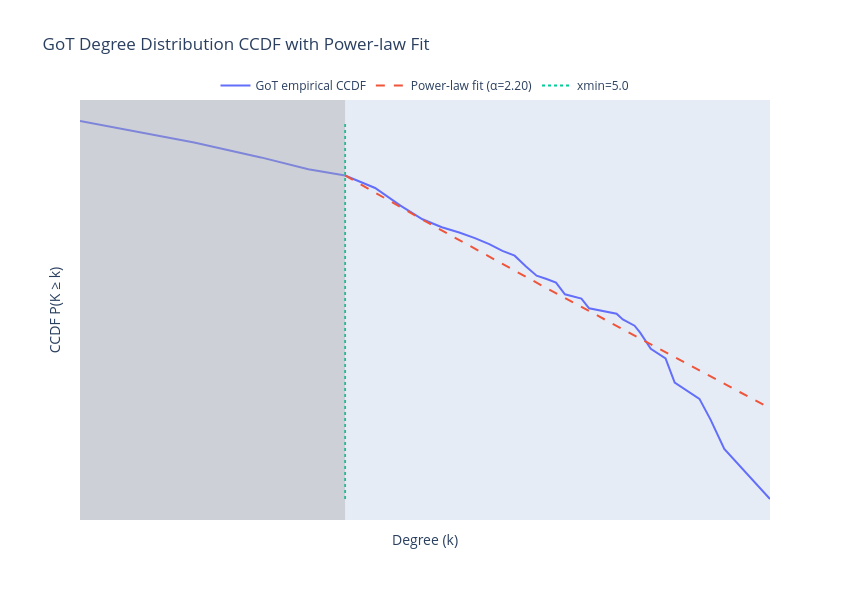

Notebook cell for this chart:
### Markdown cell above
## Part 3 — Estimating the degree exponent on Westeros

### Goal

You want a **defensible** summary of how fast the **right tail** of the degree distribution decays: not by eyeballing a straight line, but with the **same discrete power-law tail machinery** you saw in lecture, implemented here with **`powerlaw.Fit`** on **integer degrees**. The package returns **`power_law.alpha`** (tail exponent) and **`power_law.xmin`** (where the fitted tail starts).

### What to hand in

Fit **`powerlaw.Fit(..., discrete=True)`** on GoT degrees and report **`power_law.alpha`** (tail exponent), **`power_law.xmin`**, and how many degrees fall in the fitted tail (if the object exposes it; otherwise state the count with `k >= xmin` yourself).

Produce a figure that helps a reader see **where** the tail fit lives: e.g. log–log CCDF of the data with the fitted power-law CCDF and a clear mark at the estimated lower cutoff.

End with a short paragraph in **plain language** about **low-degree saturation** or a **high-degree cutoff** if you see them (Amaral-style reading): does the co-occurrence network look like a perfect power law from degree 1 to the maximum, or does the shape bend away in places that matter for interpretation?

**Westeros:** In **three to five sentences**, interpret your fitted **tail** (high-degree end) for a reader who has not seen your plot: if “degree” is “how many distinct characters share at least one co-occurrence window with this name,” does a **heavy tail** suggest **many** barely-connected walk-ons and **few** names that anchor a lot of local scenes, or the opposite? Keep the answer tied to **degrees**, not to plot events you cannot see in the data.

### Code cell
def degree_ccdf(G):
    degrees = np.array([d for _, d in G.degree()])
    values, counts = np.unique(degrees, return_counts=True)

    # CCDF: P(K >= k)
    ccdf = np.cumsum(counts[::-1])[::-1] / counts.sum()
    return values, ccdf

deg_got, ccdf_got = degree_ccdf(G_got)
degrees = np.array([d for _, d in G_got.degree()])

fit = pl.Fit(degrees, discrete=True)

alpha = fit.power_law.alpha
xmin = fit.power_law.xmin

x_fit = np.logspace(
    np.log10(xmin),
    np.log10(deg_got.max()),
    200
)

ccdf_fit_raw = fit.power_law.ccdf(x_fit)
y_at_xmin = ccdf_got[deg_got >= xmin][0]
ccdf_fit = ccdf_fit_raw * y_at_xmin

fig = go.Figure()
fig.add_trace(go.Scatter(
    x=deg_got,
    y=ccdf_got,
    mode='lines',
    name='GoT empirical CCDF',
    line=dict(width=2)
))


fig.add_trace(go.Scatter(
    x=x_fit,
    y=ccdf_fit,
    mode='lines',
    name=f'Power-law fit (α={alpha:.2f})',
    line=dict(dash='dash')
))


fig.add_trace(go.Scatter(
    x=[xmin, xmin],
    y=[min(ccdf_got), 1],
    mode='lines',
    name=f'xmin={xmin}',
    line=dict(dash='dot')
))


fig.add_vrect(
    x0=min(deg_got),
    x1=xmin,
    fillcolor="darkgray",
    opacity=0.4,
    line_width=0,
)

fig.update_xaxes(
    type='log',
    title='Degree (k)',
    showgrid=False,
    zeroline=False,
    showticklabels=False
)

fig.update_yaxes(
    type='log',
    title='CCDF P(K ≥ k)',
    showgrid=False,
    zeroline=False,
    showticklabels=False
)

fig.update_layout(
    title='GoT Degree Distribution CCDF with Power-law Fit',
    width=850,
    height=600,

    legend=dict(
        orientation='h',
        yanchor='bottom',
        y=1,
        xanchor='center',
        x=0.5
    )
)

fig.show()

### Figure 1 — Plotly figure (JSON) as saved in the notebook; plotly's stock layout.template omitted (floating-point values rounded to 4 significant figures; data arrays with more than 128 entries replaced by an {"elided": "..."} marker saying what was removed)
{"data": [{"line": {"width": 2}, "mode": "lines", "name": "GoT empirical CCDF", "type": "scatter", "x": [1, 2, 3, 4, 5, 6, 7, 8, 9, 10, 11, 12, 13, 14, 15, 16, 17, 18, 19, 21, 22, 26, 27, 29, 30, 32, 35, 37, 43, 46, 50, 66], "y": [1.0, 0.7433, 0.6043, 0.5134, 0.4706, 0.3957, 0.3102, 0.2567, 0.2299, 0.2139, 0.1979, 0.1818, 0.1658, 0.1551, 0.1337, 0.1176, 0.1123, 0.107, 0.09091, 0.08556, 0.07487, 0.06952, 0.06417, 0.05882, 0.05348, 0.04278, 0.03743, 0.02674, 0.02139, 0.01604, 0.0107, 0.005348]}, {"line": {"dash": "dash"}, "mode": "lines", "name": "Power-law fit (α=2.20)", "type": "scatter", "x": {"elided": "200 float values"}, "y": {"elided": "200 float values"}}, {"line": {"dash": "dot"}, "mode": "lines", "name": "xmin=5.0", "type": "scatter", "x": [5, 5], "y": [0.005348, 1]}], "layout": {"height": 600, "legend": {"orientation": "h", "x": 0.5, "xanchor": "center", "y": 1, "yanchor": "bottom"}, "shapes": [{"fillcolor": "darkgray", "line": {"width": 0}, "opacity": 0.4, "type": "rect", "x0": 1, "x1": 5, "xref": "x", "y0": 0, "y1": 1, "yref": "y domain"}], "title": {"text": "GoT Degree Distribution CCDF with Power-law Fit"}, "width": 850, "xaxis": {"showgrid": false, "showticklabels": false, "title": {"text": "Degree (k)"}, "type": "log", "zeroline": false}, "yaxis": {"showgrid": false, "showticklabels": false, "title": {"text": "CCDF P(K ≥ k)"}, "type": "log", "zeroline": false}}}
